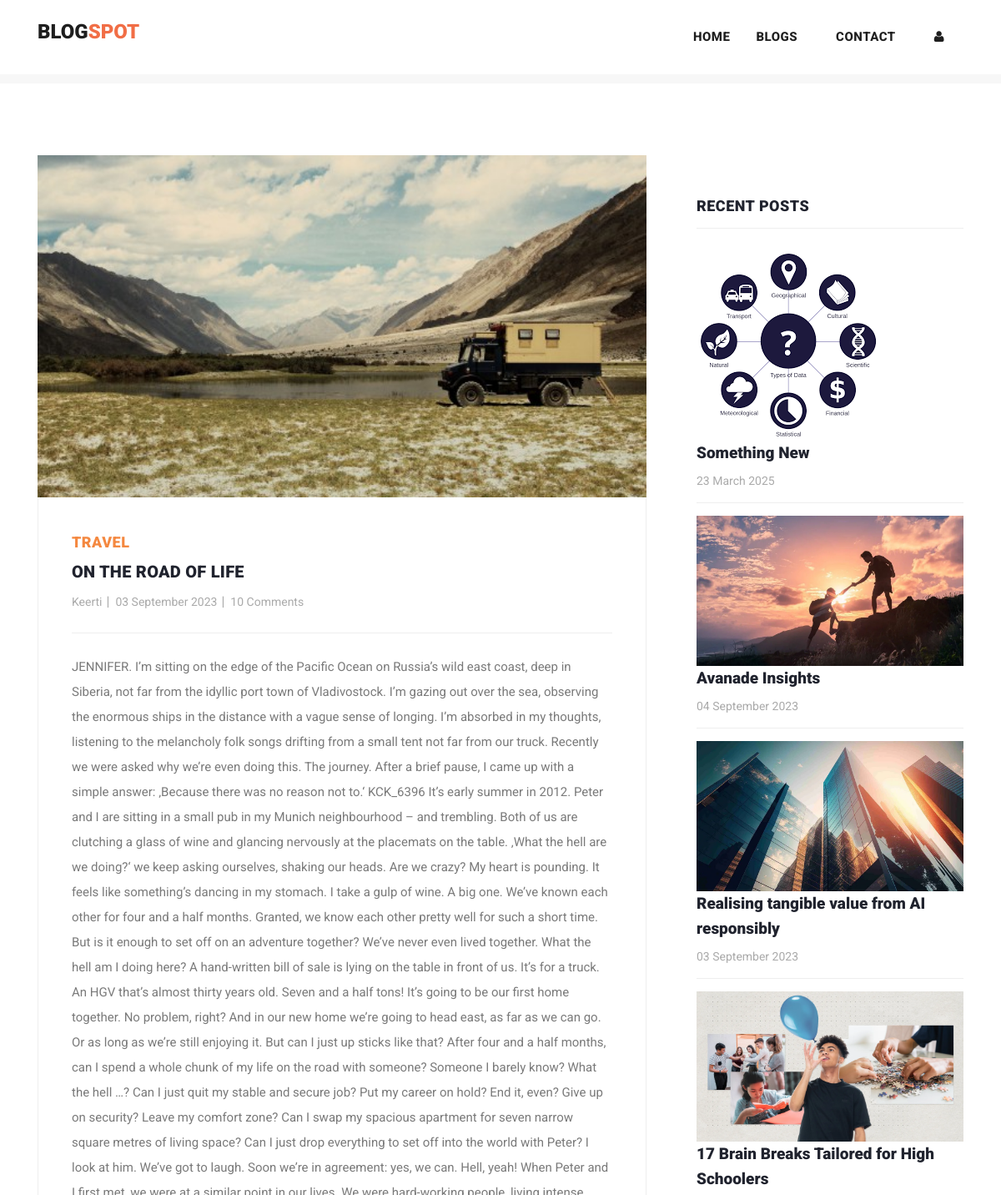
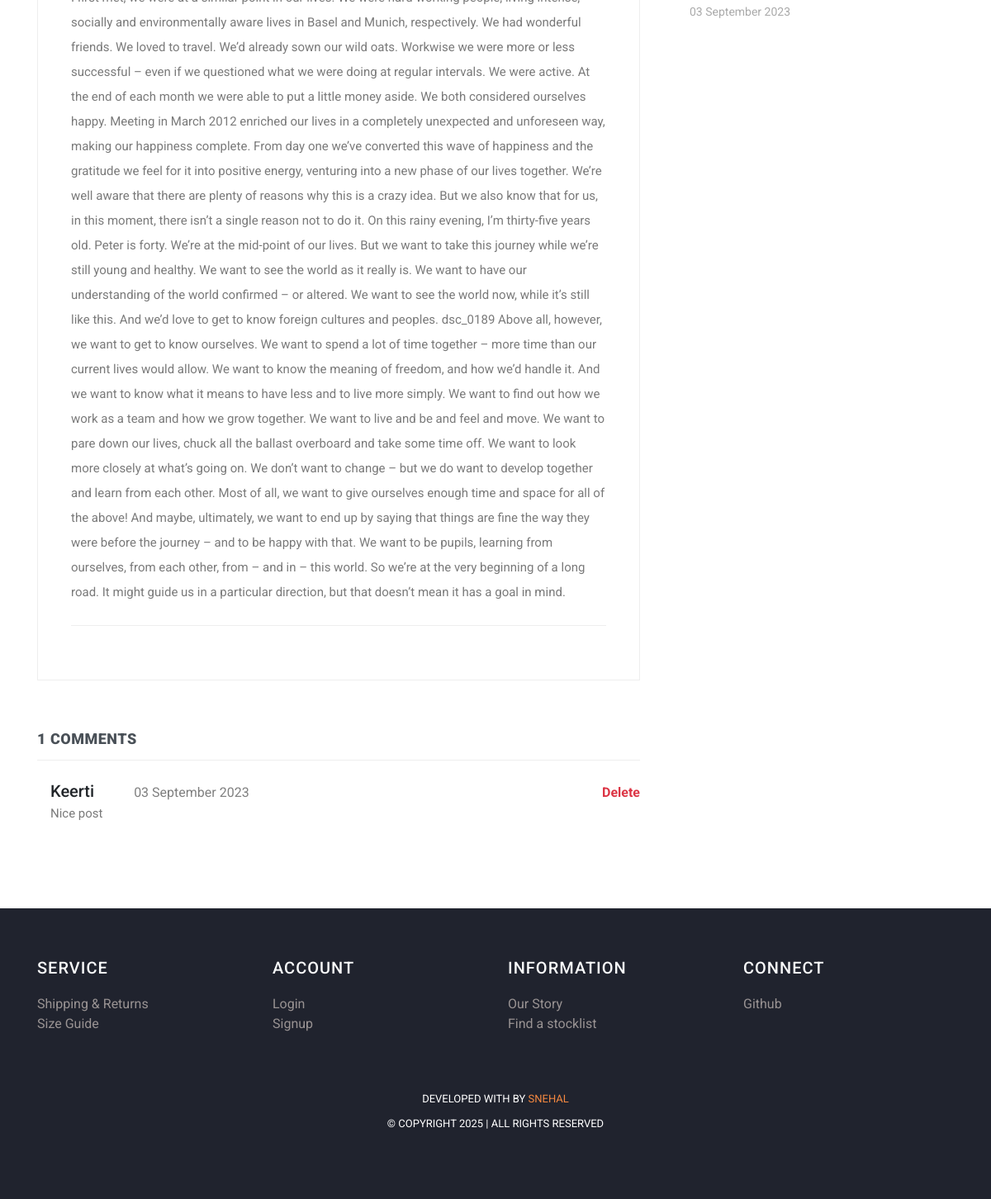
The page /post/18 on the database its author committed (2 pictures, top to bottom).
### myapp/models.py (models this page shows, shortened)
class Post(models.Model):
    postname = models.CharField(max_length=600)
    category = models.CharField(max_length=600)
    image = models.ImageField(upload_to='images/posts',blank=True,null=True)
    content = models.CharField(max_length=100000)
    time = models.CharField(default=time,max_length=100, blank=True)
    likes = models.IntegerField(null=True,blank=True,default=0)
    user = models.ForeignKey(User,on_delete=models.CASCADE)

class Comment(models.Model):
    content = models.CharField(max_length=200)
    time = models.CharField(default=time,max_length=100, blank=True)
    post = models.ForeignKey(Post,on_delete=models.CASCADE)
    user = models.ForeignKey(User,on_delete=models.CASCADE)

### myapp/views.py (the view)
# urls.py: path("post/<int:id>",views.post,name="post"),
def post(request,id):
    post = Post.objects.get(id=id)
    return render(request,"post-details.html",{
        "user":request.user,
        'post':Post.objects.get(id=id),
        'recent_posts':Post.objects.all().order_by("-id"),
        'media_url':settings.MEDIA_URL,
        'comments':Comment.objects.filter(post_id = post.id),
        'total_comments': len(Comment.objects.filter(post_id = post.id))
    })

### templates/post-details.html (shortened to what this page needs)
{% load static %}
<!DOCTYPE html>
<html lang="en">
  <head>
    <link href="https://cdn.jsdelivr.net/npm/bootstrap@5.3.0-alpha3/dist/css/bootstrap.min.css" rel="stylesheet">
    <link href="{% static 'vendor/bootstrap/css/bootstrap.min.css' %}" rel="stylesheet">
    <link rel="stylesheet" href="{% static 'assets/css/fontawesome.css' %}">
    <link rel="stylesheet" href="{% static 'assets/css/templatemo-stand-blog.css' %}">
    <link rel="stylesheet" href="{% static 'assets/css/owl.css' %}">
  </head>
  <body>
    {%include 'header.html'%}
    <section class="blog-posts grid-system">
      <div class="container">
        <div class="row">
          <div class="col-lg-8">
            <div class="all-blog-posts">
              <div class="row">
                <div class="col-lg-12">
                  <div class="blog-post">
                    <div class="blog-thumb">
                      <img src="{{media_url}}{{post.image}}" alt="post_image">
                    </div>
                    <div class="down-content">
                      <span>{{post.category}}</span>
                      <a><h4>{{post.postname}}</h4></a>
                      <ul class="post-info">
                        <li><a href="#">{{post.user}}</a></li>
                        <li><a href="#">{{post.time}}</a></li>
                        <li><a href="#">10 Comments</a></li>
                      </ul>
                      <p>{{post.content}}</p>
                    </div>
                  </div>
                </div>
                <div class="col-lg-12">
                  <div class="sidebar-item comments">
                    <div class="sidebar-heading">
                      <h2 class="text-dark-emphasis">{{total_comments}} comments</h2>
                    </div>
                    <div class="content">
                      <ul>
                        {% for comment in comments %}
                        <li style="display: block;">
                          <div class="ps-3">
                            <h5>{{comment.user}}<span class="small text-black-50 px-5 text-danger">{{comment.time}}</span>
                              {% if post.user == user or comment.user == post.user%}
                              <a href="{% url 'deletecomment' comment.id %}" class="small text-danger float-right fw-bold pt-1">Delete</a>
                              {% endif %}
                            </h5>
                            <p>{{comment.content}}</p>
                          </div>
                        </li>
                        {% endfor %}
                      </ul>
                    </div>
                  </div>
                </div>
              </div>
            </div>
          </div>
          <div class="col-lg-4">
            <div class="sidebar">
              <div class="row">
                <div class="col-lg-12">
                  <div class="sidebar-item recent-posts">
                    <div class="sidebar-heading">
                      <h2>Recent Posts</h2>
                    </div>
                    <div class="content">
                      <ul>
                        {% for post in recent_posts|slice:"0:4" %}
                        <li>
                          <img src="{{media_url}}{{post.image}}" class="img-fluid" alt="">
                          <a href="post-details.html">
                            <a href="{% url 'post' post.id %}" class="text-decoration-none text-dark"><h5>{{post.postname}}</h5></a>
                          <span>{{post.time}}</span>
                        </a></li>
                        {% endfor %}
                      </ul>
                    </div>
                  </div>
                </div>
              </div>
            </div>
          </div>
        </div>
      </div>
    </section>
   {% include "footer.html" %}
  </body>
</html>

### templates/header.html (shortened to what this page needs)
<header class="">
  <nav class="navbar navbar-expand-lg bg-white">
    <div class="container">
      <a class="navbar-brand" href="{% url 'index' %}">
        <h2>Blog<span style="color: rgb(241, 110, 70);">Spot</span></h2>
      </a>
      <div class="collapse navbar-collapse" id="navbarResponsive">
        <ul class="navbar-nav ml-auto">
          <li>
            <a class="nav-link" href="{% url 'index' %}">Home
            </a>
          </li>
          <li class="nav-item">
            <a class="nav-link" href="{% url 'blog' %}">Blogs</a>
          </li>
          <li class="nav-item">
            <a class="nav-link" href="{% url 'contact' %}">Contact</a>
          </li>
          {% if user.is_authenticated %}
          <li class="nav-item">
            <a class="nav-link" href="{% url 'create' %}">Create</a>
          </li>
          <li class="nav-item">
            <a class="nav-link" href="{% url 'profile' user.id %}">Profile</a>
          </li>
          <li class="nav-item">
            <a class="nav-link text-primary" href="{% url 'logout' %}">Logout</a>
          </li>
          {% else %}
          <li class="nav-item">
            <a class="nav-link" href="{% url 'signin' %}"><i class="fa fa-user"></i></a>
          </li>
          {% endif %}
        </ul>
      </div>
    </div>
  </nav>
</header>
<div class="main-banner header-text">
  <div class="container-fluid">
    <div class="owl-banner owl-carousel">
    </div>
  </div>
</div>

### templates/footer.html (shortened to what this page needs)
<footer>
  <div class="container">
    <div class="row">
      <div class="col-lg-3 col-md-6 col-sm-12">
        <h4 class="text-light">SERVICE</h4>
        <ul>
          <li><a href="#">Shipping & Returns</a></li>
          <li><a href="#">Size Guide</a></li>
        </ul>
      </div>
      <div class="col-lg-3 col-md-6 col-sm-12">
        <h4 class="text-light">ACCOUNT</h4>
        <ul>
          <li><a href="{% url 'signin' %}">Login</a></li>
          <li><a href="{% url 'signup' %}">Signup</a></li>
        </ul>
      </div>
      <div class="col-lg-3 col-md-6 col-sm-12">
        <h4 class="text-light">INFORMATION</h4>
        <ul>
          <li><a href="{% url 'blog' %}">Our Story</a></li>
          <li><a href="#">Find a stocklist</a></li>
        </ul>
      </div>
      <div class="col-lg-3 col-md-6 col-sm-12">
        <h4 class="text-light">CONNECT</h4>
        <ul>
          <li><a href="https://github.com/SnehalKolkar31">Github</a></li>
        </ul>
      </div>
    </div>
  </div>
  <div class="container mt-5">
    <div class="row">
      <div class="col-lg-12">
        <div class="p-3">
          <p>Developed with by <a href="https://github.com/SnehalKolkar31">Snehal</a> <br>
            &copy; Copyright 2025 | All Rights Reserved
        </div>
      </div>
    </div>
  </div>
</footer>

### static/assets/css/templatemo-stand-blog.css (style rules this page uses)
body { font-family: 'Roboto', sans-serif; overflow-x: hidden; text-rendering: optimizeLegibility; -webkit-font-smoothing: antialiased; -moz-osx-font-smoothing: grayscale; }
p { margin-bottom: 0px; font-size: 15px; font-weight: 400; color: #7a7a7a; line-height: 30px; }
a { text-decoration: none!important; }
ul { padding: 0; margin: 0; list-style: none; }
h1,h2,h3,h4,h5,h6 { margin: 0px; }
header { position: absolute; z-index: 99999; width: 100%; height: 100px; background-color: #f7f7f7; -webkit-transition: all 0.3s ease-in-out 0s; -moz-transition: all 0.3s ease-in-out 0s; -o-transition: all 0.3s ease-in-out 0s; transition: all 0.3s ease-in-out 0s; }
header .navbar { padding: 25px 0px; }
.navbar .navbar-brand { float: left; margin-top: -12px; outline: none; }
.navbar .navbar-brand h2 { color: #1e1e1e; text-transform: uppercase; font-size: 24px; font-weight: 900; -webkit-transition: all .3s ease 0s; -moz-transition: all .3s ease 0s; -o-transition: all .3s ease 0s; transition: all .3s ease 0s; }
#navbarResponsive { z-index: 999; }
.navbar-collapse { text-align: center; }
.navbar .navbar-nav .nav-item { margin: 0px 15px; }
.navbar .navbar-nav a.nav-link { text-transform: capitalize; font-size: 15px; font-weight: 800; text-transform: uppercase; letter-spacing: 0.5px; color: #1e1e1e; transition: all 0.3s; }
.main-banner .container-fluid { padding: 0px 10px; margin-bottom: -24px; }
.owl-banner { padding-top: 110px; }
.blog-posts { margin-top: 100px; }
.blog-posts .blog-post { margin-bottom: 30px; }
.blog-posts .blog-thumb img { width: 100%; overflow: hidden; }
.blog-posts .down-content { padding: 40px; border-right: 1px solid #eee; border-left: 1px solid #eee; border-bottom: 1px solid #eee; }
.blog-posts .down-content span { font-size: 18px; text-transform: uppercase; letter-spacing: 0.5px; font-weight: 900; color: #f48840; }
.blog-posts .down-content h4 { font-size: 24px; text-transform: capitalize; letter-spacing: 0.5px; font-weight: 900; color: #20232e; margin: 10px 0px 12px 0px; }
.blog-posts .down-content ul.post-info li { display: inline-block; margin-right: 8px; }
.blog-posts .down-content ul.post-info li:after { content: '|'; color: #aaa; margin-left: 8px; }
.blog-posts .down-content h4 { font-size: 20px; letter-spacing: 0.25px; }
.grid-system .down-content ul.post-info li { margin-right: 3px; }
.grid-system .down-content ul.post-info li:after { margin-left: 5px; }
.blog-posts .down-content ul.post-info li:last-child::after { display: none; }
.blog-posts .down-content ul.post-info li a { font-size: 14px; color: #aaa; font-weight: 400; transition: all .3s; }
.blog-posts .down-content p { padding: 25px 0px; margin: 25px 0px; border-top: 1px solid #eee; border-bottom: 1px solid #eee; }
.blog-posts .sidebar-heading h2 { font-size: 18px; text-transform: uppercase; font-weight: 900; letter-spacing: 0.5px; color: #20232e; border-bottom: 1px solid #eee; padding-bottom: 15px; margin-bottom: 25px; }
.blog-posts .comments { margin-top: 30px; }
.blog-posts .comments ul li { display: inline-block; margin-bottom: 20px; padding-bottom: 20px; border-bottom: 1px solid #eee; }
.blog-posts .comments ul li:last-child { margin-bottom: 0px; padding-bottom: 0px; border-bottom: none; }
.sidebar { margin-left: 30px; }
.sidebar .sidebar-item { margin-top: 50px; }
.sidebar .sidebar-heading h2 { font-size: 18px; text-transform: uppercase; font-weight: 900; letter-spacing: 0.5px; color: #20232e; border-bottom: 1px solid #eee; padding-bottom: 15px; margin-bottom: 25px; }
.sidebar .recent-posts ul li { margin-bottom: 15px; padding-bottom: 15px; border-bottom: 1px solid #eee; }
.sidebar .recent-posts ul li:last-child { margin-bottom: 0px; padding-bottom: 0px; border-bottom: none; }
.sidebar .recent-posts ul li h5 { font-size: 19px; font-weight: 900; color: #20232e; line-height: 30px; transition: all 0.3s; }
.sidebar .recent-posts ul li span { display: block; font-size: 14px; color: #aaa; margin-top: 8px; }
footer { margin-top: 100px; text-align: center; background-color: #20232e; padding: 60px 0px; }
footer p { font-size: 13px; text-transform: uppercase; color: #fff; }
footer p a { color: #f48840; }

### templates/footer.html (style rules this page uses)
h4 { text-align: left; color: #dfdada; letter-spacing: 1px; margin-bottom: 20px; font-size: 20px; }
li { text-decoration: none; text-align: left; }
li a { color: rgb(153, 147, 147); }

### rows shown on the page
Post: image (picture), category "TRAVEL", postname "ON THE ROAD OF LIFE", user "Keerti", time "03 September 2023", content "JENNIFER. I’m sitting on the edge of the Pacific Ocean on Russia’s wild east coast, deep in Siberia, not far from the idyllic port town of Vladivostock. I’m gazing out over the sea, observing the enormous ships in the distance with a vague sense of longing. I’m absorbed in my thoughts, listening to the melancholy folk songs drifting from a small tent not far from our truck. Recently we were asked why we’re even doing this. The journey. After a brief pause, I came up with a simple answer: ‚Because there was no reason not to.‘ KCK_6396 It’s early summer in 2012. Peter and I are sitting in a small pub in my Munich neighbourhood – and trembling. Both of us are clutching a glass of wine and…"
Comment: user "Keerti", time "03 September 2023", shows "Delete", content "Nice post"
Post: image (picture), postname "Something New", time "23 March 2025"
Post: image (picture), postname "Avanade Insights", time "04 September 2023"
Post: image (picture), postname "Realising tangible value from AI responsibly", time "03 September 2023"
Post: image (picture), postname "17 Brain Breaks Tailored for High Schoolers", time "03 September 2023"

### other values the page prints
{{ total_comments }} "1"
